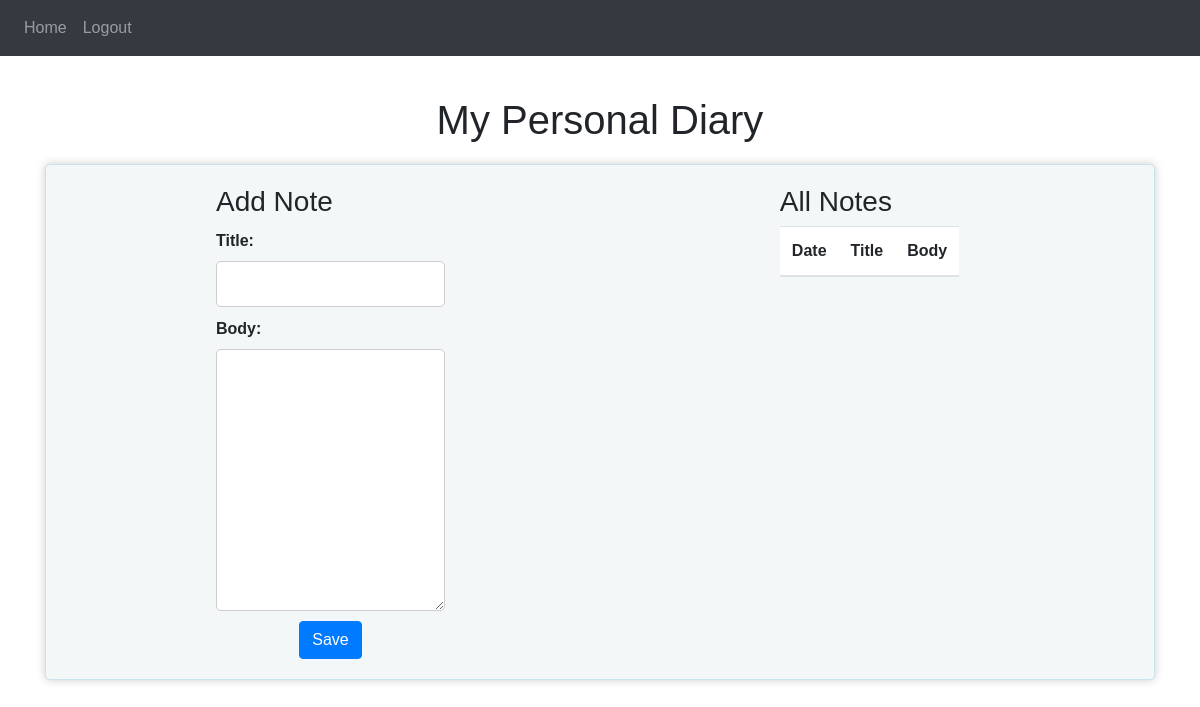
The page / (signed in) on the database as committed earlier.
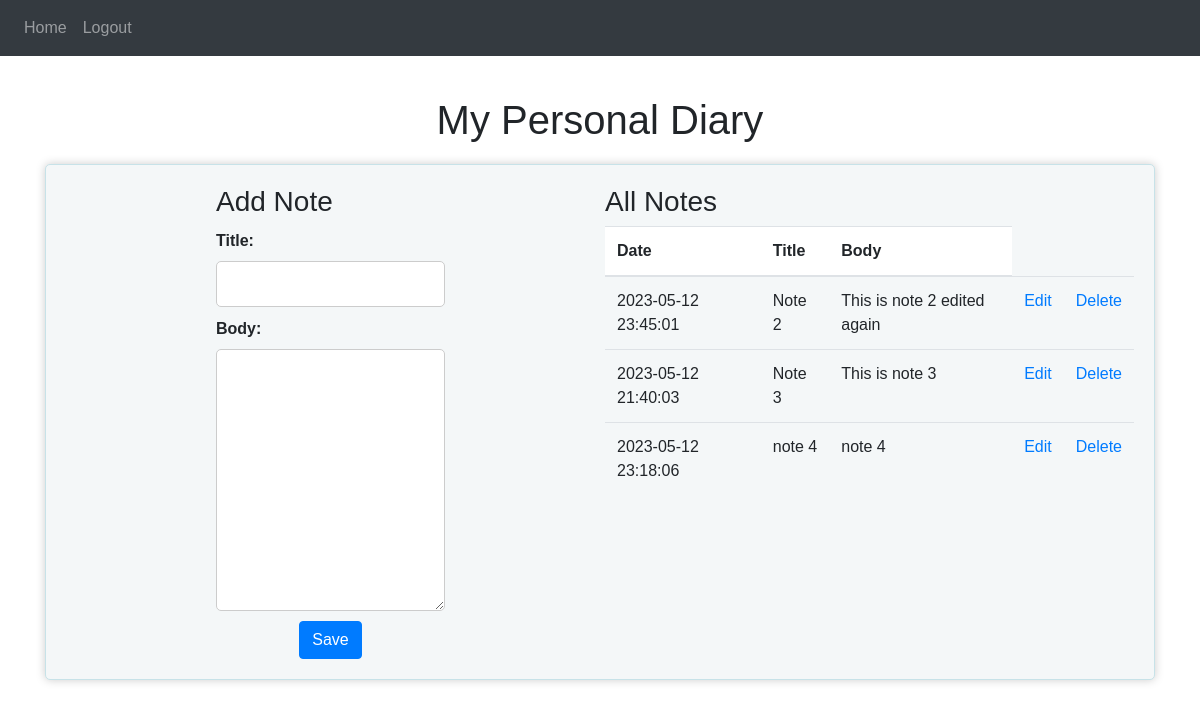
The same page on the database as committed later.
### website/models.py (models this page shows)
class PersonalDiary(db.Model):
    id = db.Column(db.Integer, primary_key=True)
    title = db.Column(db.String(100), nullable=False)
    date = db.Column(db.DateTime(timezone=True), server_default=text("strftime('%Y-%m-%d %H:%M:%S', 'now')"))
    body = db.Column(db.Text, nullable=False)
    user_id = db.Column(db.Integer, db.ForeignKey('user.id'))

### website/views.py (the view, shortened to what this page needs)
@views.route('/', methods=['GET', 'POST'])
@login_required
def home():
	default_entry = {
    'title': 'My first entry',
    'date': datetime.now().strftime('%Y-%m-%d %H:%M:%S'),
    'body': 'This is my first diary entry'
}
	diary_entries = PersonalDiary.query.filter_by(user_id=current_user.id).all()
	for entry in diary_entries:
		entry.date = entry.date.strftime('%Y-%m-%d %H:%M:%S')
		print(f"{entry.body}\n")
	all_entries = [default_entry] + diary_entries
	return render_template("home.html", user=current_user, diary_entries=diary_entries)

### website/__init__.py (called while the page is built)
def create_app():
    app = Flask(__name__)
    app.config['SECRET_KEY'] = 'hjshjhdjah kjshkjdhjs'
    app.config['SQLALCHEMY_DATABASE_URI'] = f'sqlite:///{DB_NAME}'
    db.init_app(app)
    from .views import views
    from .auth import auth
    app.register_blueprint(views, url_prefix='/')
    app.register_blueprint(auth, url_prefix='/')
    from .models import User, PersonalDiary
    with app.app_context():
        db.create_all()
    login_manager = LoginManager()
    login_manager.login_view = 'auth.login'
    login_manager.init_app(app)
    @login_manager.user_loader
    def load_user(id):
        return User.query.get(int(id))
    return app

### website/templates/home.html (shortened to what this page needs)
{% extends "base.html" %}{% block title %}Home{% endblock %}
{% block content %}
<!DOCTYPE html>
<html>
<head>
</head>
<body>
  <h1>My Personal Diary</h1>
  <form id="diary" method="POST">
    <section class="input-section">
        <h3>Add Note</h3>
      <label for="title">Title:</label>
      <input type="text" id="title" name="title">
      <label for="body">Body:</label>
      <textarea id="body" name="body" rows="10"></textarea>
      <div align="center">
      <button type="submit" class="btn btn-primary">Save</button>
      </div>
    </section>
    <section class="table-section">
      <table class="table">
        <thead class="table-header">
          <tr>
            <h3>All Notes</h3>
          </tr>
          <tr>
            <th>Date</th>
            <th>Title</th>
            <th>Body</th>
          </tr>
        </thead>
        <tbody>
          {% for entry in diary_entries %}
          <tr>
            <td>{{ entry.date }}</td>
            <td>{{ entry.title }}</td>
            <td>{{ entry.body }}</td>
             <td>
      <a href="{{ url_for('views.edit_entry', entry_id=entry.id) }}">Edit</a></td>
      <td><a href="{{ url_for('views.delete_entry', entry_id=entry.id) }}">Delete</a>
      </td>
          </tr>
          {% endfor %}
        </tbody>
      </table>
    </section>
  </form>
</body>
</html>
{% endblock %}

### website/templates/base.html (shortened to what this page needs)
<!DOCTYPE html>
<html>
	<head>
		<name name="viewport" content="width=device-width, initial-scale=1" />
		<link
      rel="stylesheet"
      href="https://stackpath.bootstrapcdn.com/bootstrap/4.4.1/css/bootstrap.min.css"
    />
    <link
      rel="stylesheet"
      href="https://stackpath.bootstrapcdn.com/font-awesome/4.7.0/css/font-awesome.min.css"
    />
	</head>
	<body>
		<nav class="navbar navbar-expand-lg navbar-dark bg-dark">
			<div class="collapse navbar-collapse" id="navbar">
				<div class="navbar-nav">
					{% if user.is_authenticated %}
					<a class="nav-item nav-link" id="home" href="/">Home</a>
					<a class="nav-item nav-link" id="logout" href="/logout">Logout</a>
					{% else %}
					<a class="nav-item nav-link" id="login" href="/login">MyPersonalDiary</a>
					<a class="nav-item nav-link" id="signup" href="/signup">SignUp</a>
					{% endif %}
				</div>
			</div>
		</nav>
		<div class="container">
		{% block content %}
		{% endblock %}
		</div>
	</body>
</html>

### website/templates/home.html (style rules this page uses)
body { font-family: Arial, sans-serif; margin: 0; padding: 0; }
h1 { text-align: center; margin-top: 40px; margin-bottom: 20px; }
form { margin: 0 auto; max-width: 1600px; padding: 20px; border: 1px solid rgb(199, 226, 232); border-radius: 5px; box-shadow: 0 0 10px #ccc; display: grid; grid-template-columns: repeat(auto-fit, minmax(300px, 1fr)); gap: 10px; justify-items: center; background-color: #f4f7f8; }
label { display: block; margin-top: 10px; font-weight: bold; }
input[type="text"], input[type="date"], textarea { display: block; width: 100%; padding: 10px; margin-top: 5px; margin-bottom: 10px; border: 1px solid #ccc; border-radius: 5px; font-size: 16px; resize: vertical; }
.table-section { height: 400px; overflow-y:scroll; }
.table-header { position: sticky; top:0px; background-color: #fff; }

Rows that differ between the two databases and show on the page:
added PersonalDiary: date "2023-05-12 23:45:01", title "Note 2", body "This is note 2 edited again"
added PersonalDiary: date "2023-05-12 21:40:03", title "Note 3", body "This is note 3"
added PersonalDiary: date "2023-05-12 23:18:06", title "note 4", body "note 4"
